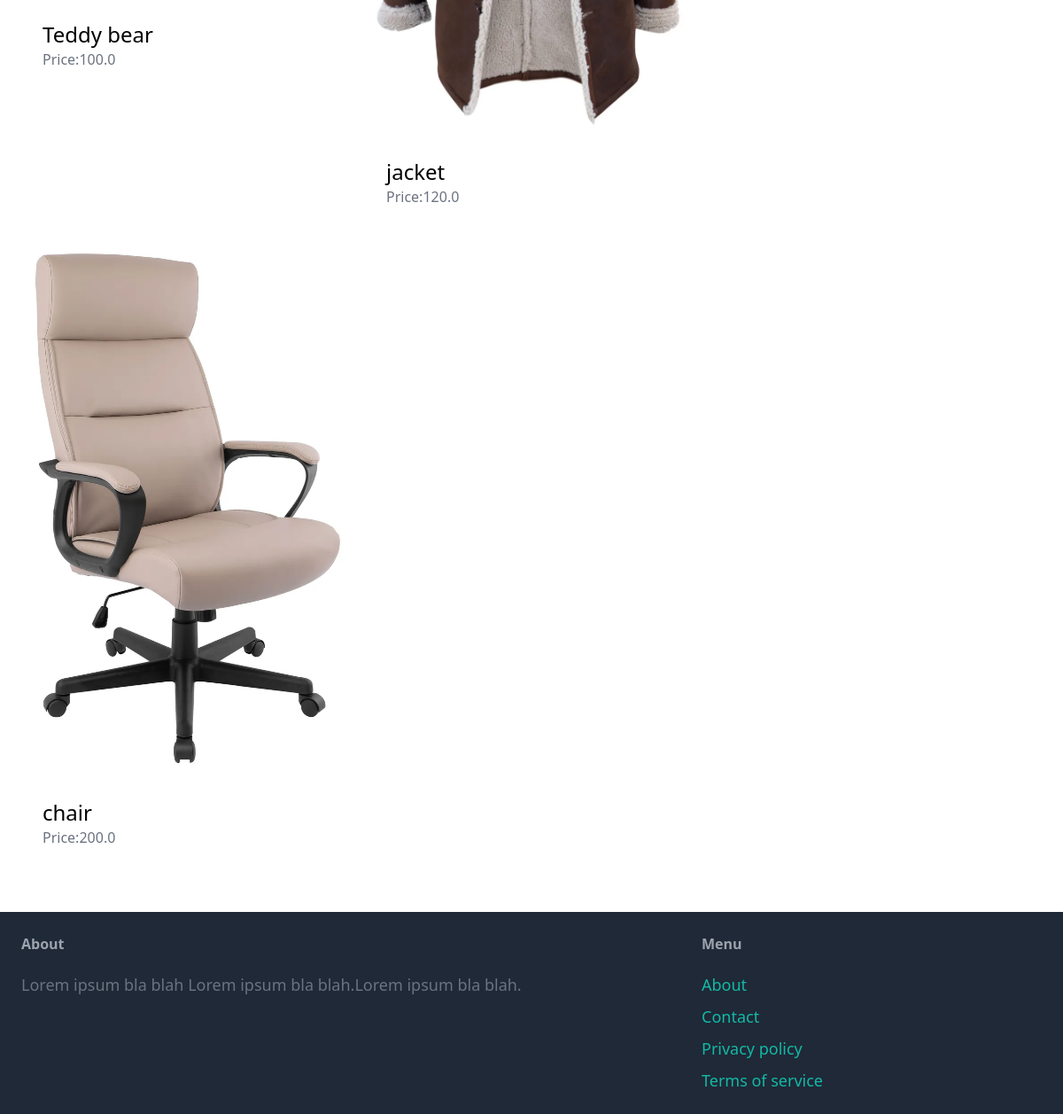
The app's page /items/ (lower part), older data.
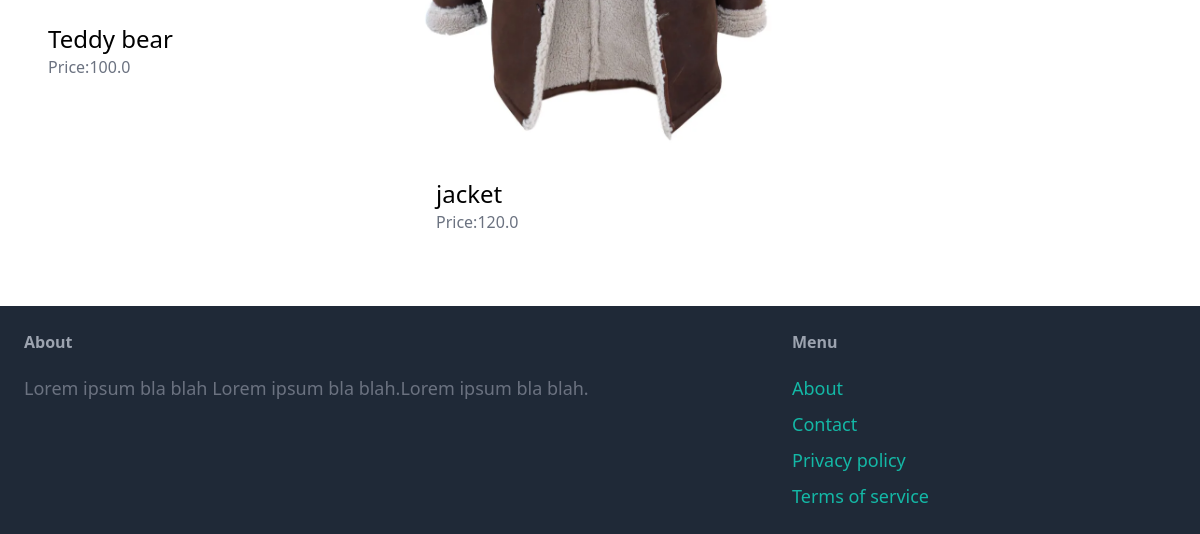
The same page, newer data.
### item/models.py (models this page shows, shortened)
class Item(models.Model):
	category = models.ForeignKey(Category, related_name='items',on_delete=models.CASCADE)
	name = models.CharField(max_length=255)
	description = models.TextField(blank=True,null=True)
	price = models.FloatField()
	image = models.ImageField(upload_to="item_images/",blank=True,null=True)
	is_sold = models.BooleanField(default=False)
	created_by = models.ForeignKey(User, related_name='items',on_delete=models.CASCADE)
	created_at = models.DateTimeField(auto_now_add=True)

### item/views.py (the view)
# urls.py: path('',views.items,name='items'),
def items(request):
	query = request.GET.get('query','')
	category_id = request.GET.get('category',0)
	categories = Category.objects.all()
	items = Item.objects.filter(is_sold=False)
	if category_id:
		items = items.filter(category_id =category_id)
	if query:
		items = items.filter(Q(name__icontains=query) | Q(description__icontains=query))
	return render(request,'item/items.html',{
		'items': items,
		'query': query,
		'categories':categories,
		'category_id':int(category_id)
	})

### item/templates/item/items.html (shortened to what this page needs)
{% extends 'core/base.html' %}
{% block content %}
	<div class="pb-6 ggrid-cols-4 gap-4 bg-100">
		<div class="col-span-3">
			<div class="grid grid-cols-3 gap-3">
			{% for item in items %}
				<div>
					<a href="{% url 'item:detail' item.id %}">
						<div>
							<img src="{{ item.image.url }}" class="rounded-t-xl">
						</div>
						<div class ="p-6 bg-white rounded-b-xl">
							<h2 class="text-2xl">{{ item.name }}</h2>
							<p class="text-gray-500">Price:{{ item.price }}</p>
						</div>
					</a>
				</div>
			{% endfor %}
			</div>
		</div>
	</div>
{% endblock %}

Row changes from the older to the newer data that the page shows:
removed Item: image (picture), name "chair", price "200.0"
